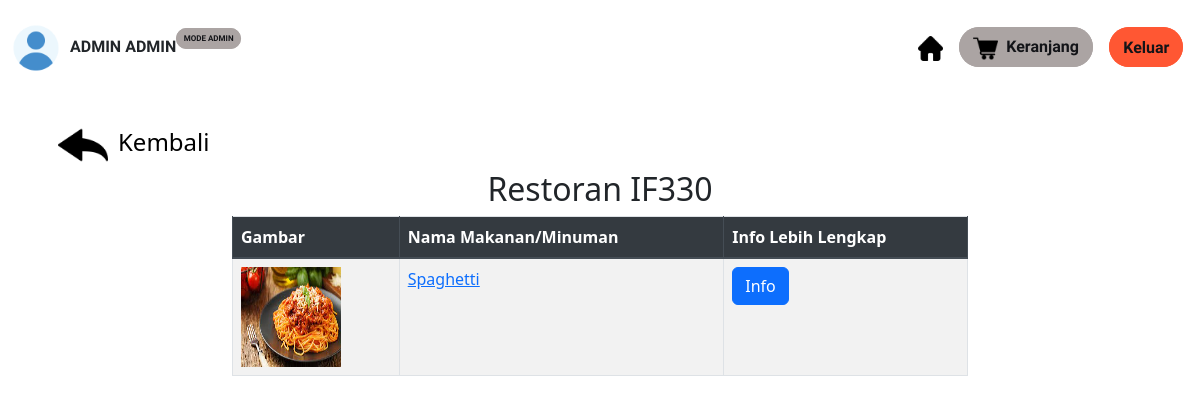
The page /food.php?category=lunch (signed in) on the database its author committed.
### tables this page shows
CREATE TABLE `resto` (
  `id` int(5) NOT NULL,
  `nama` varchar(30) NOT NULL,
  `harga` varchar(15) NOT NULL,
  `deskripsi` varchar(250) NOT NULL,
  `img` blob NOT NULL,
  `category` varchar(50) NOT NULL
);

### food.php (the view, shortened to what this page needs)
<?php
$con = mysqli_connect("localhost", "id21448128_metiu", "1ni_password_DBLec", "id21448128_webprog");
if(isset($_GET['category'])){
    $q = "SELECT img, nama, id, deskripsi, harga FROM resto where category ='" . $_GET['category'] . "';";
    $query = mysqli_query($con, $q);
}
?>
<!DOCTYPE html>
<html lang="en">
<?php include 'navbar.php'; ?>
<head>
    <link rel="stylesheet" href="https://maxcdn.bootstrapcdn.com/bootstrap/4.5.2/css/bootstrap.min.css">
    <link href="https://cdn.jsdelivr.net/npm/bootstrap@5.3.2/dist/css/bootstrap.min.css" rel="stylesheet">
</head>
<body class="bg_image">
    <div class="container mt-4">
        <span class="p-3 mt-3" style="background-color: white">
            <a href="category.php" style="color: black; font-size: 24px; text-decoration: none;"><img class="img-fluid" id="back-button" src="./images/back.png" style="margin-right: 10px;"/>Kembali</a>
        </span>
        <h2 class="text-center"> Restoran IF330</h2>
        <div class="row">
            <div class="col-md-8 offset-md-2">
                <table class="table table-bordered table-striped">
                    <thead class="thead-dark">
                        <tr>
                            <th>Gambar</th>
                            <th>Nama Makanan/Minuman</th>
                            <th>Info Lebih Lengkap</th>
                        </tr>
                    </thead>
                    <tbody>
                    <?php
$index = 0;
while ($hasil = mysqli_fetch_array($query)) {
    $index++;
    echo "<tr>";
    echo "<td><a href='detail.php?id=" . $hasil['id'] . "'><img src='" . $hasil['img'] . "' width='100' height='100'></a></td>";
    echo "<td><a href='detail.php?id=" . $hasil['id'] . "'>" . $hasil['nama'] . "</a></td>";
    echo "<td><p class='d-inline-flex gap-1'>
        <button class='btn btn-primary' type='button' data-bs-toggle='collapse' data-bs-target='#collapseExample$index' aria-expanded='false' aria-controls='collapseExample$index'>
            Info
        </button>
    </p>
    <div class='collapse' id='collapseExample$index'>
        <div class='card card-body'>
        Deskripsi: " . $hasil['deskripsi'] . "<br>
        Harga: Rp" . $hasil['harga'] . "<br>
        <br> *klik gambar atau nama untuk pemesanan
        </div>
    </div></td>";
    echo "</tr>";
}
?>
                    </tbody>
                </table>
            </div>
        </div>
    </div>
</body>
</html>

### food.php (style rules this page uses)
.bg_image { background-image: url('./images/background.jpg'); background-size: 100% 100vh; }
#back-button { width: 50px; height: 50px; }

### rows shown on the page
resto: img (picture), nama "Spaghetti"

### other values the page prints
$_COOKIE['first_name'] "ADMIN"
$_COOKIE['last_name'] "ADMIN"
